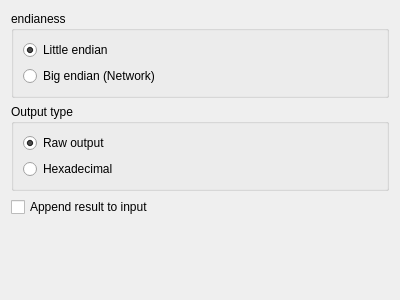
<?xml version="1.0" encoding="UTF-8"?>
<ui version="4.0">
 <class>Crc32Widget</class>
 <widget class="QWidget" name="Crc32Widget">
  <property name="geometry">
   <rect>
    <x>0</x>
    <y>0</y>
    <width>400</width>
    <height>300</height>
   </rect>
  </property>
  <property name="windowTitle">
   <string>Form</string>
  </property>
  <layout class="QVBoxLayout" name="verticalLayout">
   <item>
    <widget class="QGroupBox" name="endianGroupBox">
     <property name="title">
      <string>endianess</string>
     </property>
     <layout class="QVBoxLayout" name="verticalLayout_2">
      <item>
       <widget class="QRadioButton" name="littleendianRadioButton">
        <property name="text">
         <string>Little endian</string>
        </property>
        <property name="checked">
         <bool>true</bool>
        </property>
       </widget>
      </item>
      <item>
       <widget class="QRadioButton" name="bigendianRadioButton">
        <property name="text">
         <string>Big endian (Network)</string>
        </property>
       </widget>
      </item>
     </layout>
    </widget>
   </item>
   <item>
    <widget class="QGroupBox" name="outputGroupBox">
     <property name="title">
      <string>Output type</string>
     </property>
     <layout class="QVBoxLayout" name="verticalLayout_3">
      <item>
       <widget class="QRadioButton" name="rawRadioButton">
        <property name="text">
         <string>Raw output</string>
        </property>
        <property name="checked">
         <bool>true</bool>
        </property>
       </widget>
      </item>
      <item>
       <widget class="QRadioButton" name="hexaRadioButton">
        <property name="text">
         <string>Hexadecimal</string>
        </property>
       </widget>
      </item>
     </layout>
    </widget>
   </item>
   <item>
    <widget class="QCheckBox" name="appendCheckBox">
     <property name="text">
      <string>Append result to input</string>
     </property>
    </widget>
   </item>
   <item>
    <spacer name="verticalSpacer">
     <property name="orientation">
      <enum>Qt::Vertical</enum>
     </property>
     <property name="sizeHint" stdset="0">
      <size>
       <width>20</width>
       <height>40</height>
      </size>
     </property>
    </spacer>
   </item>
  </layout>
 </widget>
 <resources/>
 <connections/>
</ui>
